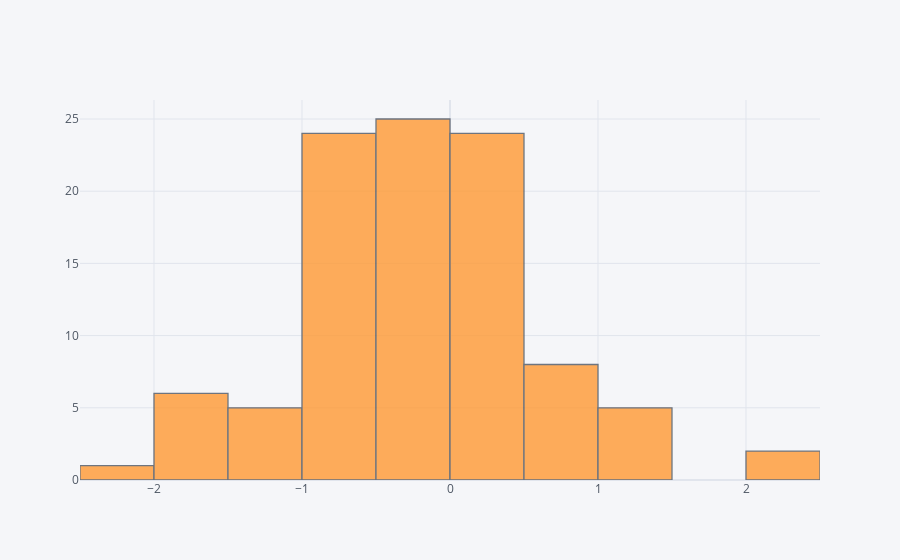

Notebook code for this chart:
### Code cell
df['A'].iplot(kind='hist')

### Figure 1 — Plotly figure (JSON) as saved in the notebook; plotly's stock layout.template omitted (floating-point values rounded to 4 significant figures)
{"data": [{"histfunc": "count", "histnorm": "", "marker": {"color": "rgba(255, 153, 51, 1.0)", "line": {"color": "#4D5663", "width": 1.3}}, "name": "A", "opacity": 0.8, "orientation": "v", "type": "histogram", "x": [-0.6261, -1.287, -0.647, -0.8975, -1.845, -0.8781, 0.1125, -0.3113, -0.6852, -0.5536, -1.492, -1.378, 0.5198, 0.9844, -1.775, -0.2023, -0.2431, -0.0792, 0.3141, 0.1136, -0.2959, -0.7879, 0.2629, -0.469, -0.922, -1.238, -1.451, -0.6849, 0.3102, -0.1929, -0.4128, -1.518, -0.5919, 0.2785, -0.3605, 0.4676, 0.272, -0.3346, -0.4345, 0.185, -0.00524, -2.402, -0.5112, 0.5178, 0.6822, -0.8916, 0.08821, -0.8057, 0.1866, -0.114, -0.4094, 0.4616, 0.7346, 0.7697, -0.1303, 0.2376, -0.5523, -0.8303, -0.2049, -0.3741, -0.3438, 0.04315, -1.655, 0.2698, -0.6877, -0.9058, -0.8234, -0.7705, 1.152, -0.1574, 1.211, 0.4967, 0.4717, -1.522, -0.5444, 1.449, 1.178, 0.4225, -0.6735, 0.09909, -0.7675, 0.2576, -0.2959, 0.00403, 0.0778, 2.18, -0.1381, -0.9918, -0.3243, -0.9743, -1.555, 2.176, 0.5255, 0.2407, -0.4821, 0.1902, 1.222, -0.08845, 0.7499, -0.4474]}], "layout": {"barmode": "overlay", "legend": {"bgcolor": "#F5F6F9", "font": {"color": "#4D5663"}}, "paper_bgcolor": "#F5F6F9", "plot_bgcolor": "#F5F6F9", "title": {"font": {"color": "#4D5663"}}, "xaxis": {"gridcolor": "#E1E5ED", "showgrid": true, "tickfont": {"color": "#4D5663"}, "title": {"font": {"color": "#4D5663"}, "text": ""}, "zerolinecolor": "#E1E5ED"}, "yaxis": {"gridcolor": "#E1E5ED", "showgrid": true, "tickfont": {"color": "#4D5663"}, "title": {"font": {"color": "#4D5663"}, "text": ""}, "zerolinecolor": "#E1E5ED"}}}
